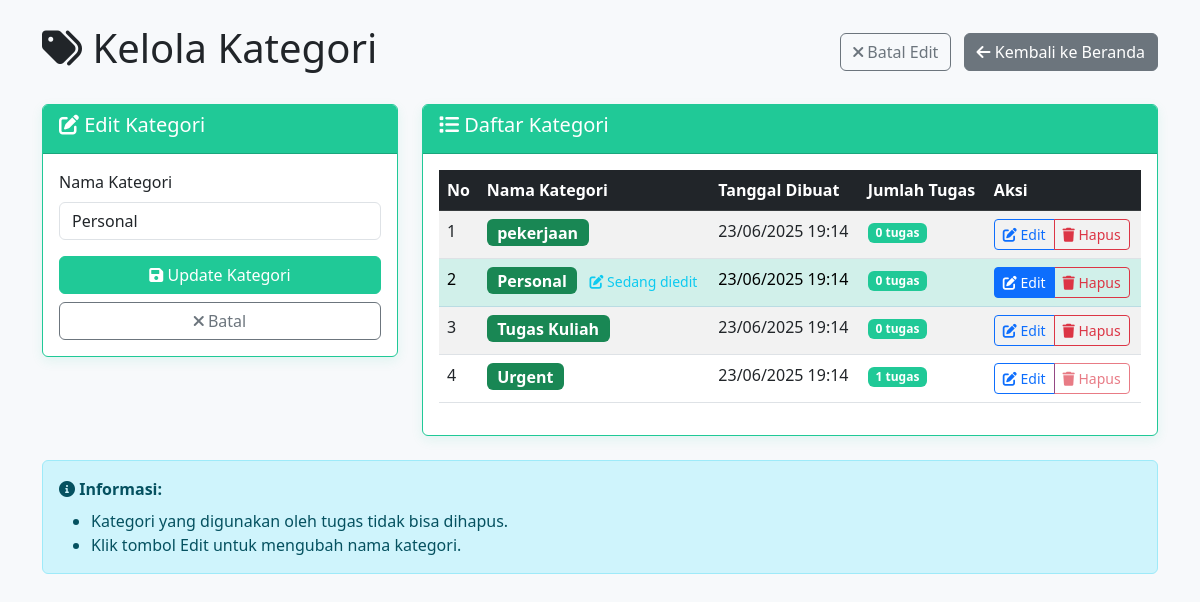
The app's page /tugas/categories.php?edit=3 with its own data.
### tables this page shows
CREATE TABLE `categories` (
  `id` int(11) NOT NULL,
  `name` varchar(100) NOT NULL,
  `created_at` timestamp NOT NULL DEFAULT current_timestamp()
);

### tugas/categories.php (the view, shortened to what this page needs)
<?php
require_once 'config.php';
$editMode = false;
$editCategory = null;
if (isset($_GET['edit']) && !empty($_GET['edit'])) {
    $editId = $_GET['edit'];
    try {
        $query = "SELECT * FROM categories WHERE id = ?";
        $stmt = $pdo->prepare($query);
        $stmt->execute([$editId]);
        $editCategory = $stmt->fetch();
        if ($editCategory) {
            $editMode = true;
        } else {
            $message = "Kategori tidak ditemukan!";
            $messageType = 'danger';
        }
    } catch (PDOException $e) {
        $message = "Error: " . $e->getMessage();
        $messageType = 'danger';
    }
}
$query = "SELECT * FROM categories ORDER BY name";
$stmt = $pdo->query($query);
$categories = $stmt->fetchAll();
?>
<!DOCTYPE html>
<html lang="id">
<head>
    <link href="https://cdn.jsdelivr.net/npm/bootstrap@5.3.0/dist/css/bootstrap.min.css" rel="stylesheet">
    <link href="https://cdnjs.cloudflare.com/ajax/libs/font-awesome/6.0.0/css/all.min.css" rel="stylesheet">
</head>
<body>
<div class="container mt-4">
    <div class="row">
        <div class="col-12">
            <div class="d-flex justify-content-between align-items-center mb-4">
                <h1><i class="fas fa-tags"></i> Kelola Kategori</h1>
                <div>
                    <?php if ($editMode): ?>
                        <a href="categories.php" class="btn btn-outline-secondary me-2">
                            <i class="fas fa-times"></i> Batal Edit
                        </a>
                    <?php endif; ?>
                    <a href="index.php" class="btn btn-secondary">
                        <i class="fas fa-arrow-left"></i> Kembali ke Beranda
                    </a>
                </div>
            </div>
            <div class="row">
                <div class="col-md-4">
                    <div class="card">
                        <div class="card-header">
                            <h5><i class="fas fa-<?= $editMode ? 'edit' : 'plus' ?>"></i> <?= $editMode ? 'Edit Kategori' : 'Tambah Kategori Baru' ?></h5>
                        </div>
                        <div class="card-body">
                            <form method="POST">
                                <div class="mb-3">
                                    <label for="name" class="form-label">Nama Kategori</label>
                                    <input type="text" class="form-control" id="name" name="name" required
                                           placeholder="Masukkan nama kategori"
                                           value="<?= $editMode ? htmlspecialchars($editCategory['name']) : '' ?>">
                                </div>
                                <div class="d-grid gap-2">
                                    <button type="submit" name="<?= $editMode ? 'update_category' : 'add_category' ?>"
                                            class="btn btn-<?= $editMode ? 'success' : 'primary' ?> w-100">
                                        <i class="fas fa-<?= $editMode ? 'save' : 'plus' ?>"></i>
                                        <?= $editMode ? 'Update Kategori' : 'Tambah Kategori' ?>
                                    </button>
                                    <?php if ($editMode): ?>
                                        <a href="categories.php" class="btn btn-outline-secondary">
                                            <i class="fas fa-times"></i> Batal
                                        </a>
                                    <?php endif; ?>
                                </div>
                            </form>
                        </div>
                    </div>
                </div>
                <div class="col-md-8">
                    <div class="card">
                        <div class="card-header">
                            <h5><i class="fas fa-list"></i> Daftar Kategori</h5>
                        </div>
                        <div class="card-body">
                            <?php if (empty($categories)): ?>
                                <div class="alert alert-info text-center">
                                    <i class="fas fa-info-circle"></i> Belum ada kategori. Tambahkan kategori baru.
                                </div>
                            <?php else: ?>
                                <div class="table-responsive">
                                    <table class="table table-striped table-hover">
                                        <thead class="table-dark">
                                            <tr>
                                                <th>No</th>
                                                <th>Nama Kategori</th>
                                                <th>Tanggal Dibuat</th>
                                                <th>Jumlah Tugas</th>
                                                <th>Aksi</th>
                                            </tr>
                                        </thead>
                                        <tbody>
                                            <?php foreach ($categories as $index => $category): ?>
                                                <?php
                                                $countStmt = $pdo->prepare("SELECT COUNT(*) FROM tasks WHERE category_id = ?");
                                                $countStmt->execute([$category['id']]);
                                                $taskCount = $countStmt->fetchColumn();
                                                ?>
                                                <tr class="<?= $editMode && $editCategory['id'] == $category['id'] ? 'table-info' : '' ?>">
                                                    <td><?= $index + 1 ?></td>
                                                    <td>
                                                        <span class="badge text-bg-success fs-6"><?= htmlspecialchars($category['name']) ?></span>
                                                        <?php if ($editMode && $editCategory['id'] == $category['id']): ?>
                                                            <small class="text-info ms-2"><i class="fas fa-edit"></i> Sedang diedit</small>
                                                        <?php endif; ?>
                                                    </td>
                                                    <td><?= date('d/m/Y H:i', strtotime($category['created_at'])) ?></td>
                                                    <td><span class="badge bg-teal text-white" style="background-color: #20c997;"><?= $taskCount ?> tugas</span></td>
                                                    <td>
                                                        <div class="btn-group">
                                                            <a href="categories.php?edit=<?= $category['id'] ?>" class="btn btn-sm btn-outline-primary <?= $editMode && $editCategory['id'] == $category['id'] ? 'active' : '' ?>">
                                                                <i class="fas fa-edit"></i> Edit
                                                            </a>
                                                            <button type="button" class="btn btn-sm btn-outline-danger <?= $taskCount > 0 ? 'disabled' : '' ?>"
                                                                    onclick="<?= $taskCount > 0 ? 'alertCannotDelete()' : 'confirmDelete(' . $category['id'] . ', \'' . htmlspecialchars($category['name']) . '\')' ?>">
                                                                <i class="fas fa-trash"></i> Hapus
                                                            </button>
                                                        </div>
                                                    </td>
                                                </tr>
                                            <?php endforeach; ?>
                                        </tbody>
                                    </table>
                                </div>
                            <?php endif; ?>
                        </div>
                    </div>
                </div>
            </div>
            <div class="alert alert-info mt-4">
                <i class="fas fa-info-circle"></i> <strong>Informasi:</strong>
                <ul class="mb-0 mt-2">
                    <li>Kategori yang digunakan oleh tugas tidak bisa dihapus.</li>
                    <li>Klik tombol Edit untuk mengubah nama kategori.</li>
                </ul>
            </div>
        </div>
    </div>
</div>
</body>
</html>

### tugas/categories.php (style rules this page uses)
body { background-color: #f7f9fb; }
.card { border: 1px solid #20c997; box-shadow: 0 4px 12px rgba(32, 201, 151, 0.1); }
.card-header { background-color: #20c997; color: white; }
.btn-primary, .btn-success { background-color: #20c997; border-color: #20c997; }
.table-info td { background-color: #d1f0ea !important; }

### records on screen
categories: name "Personal", shows "Sedang diedit", created_at "23/06/2025 19:14", taskCount "0"
categories: name "pekerjaan", created_at "23/06/2025 19:14", taskCount "0"
categories: name "Tugas Kuliah", created_at "23/06/2025 19:14", taskCount "0"
categories: name "Urgent", created_at "23/06/2025 19:14", taskCount "1"
